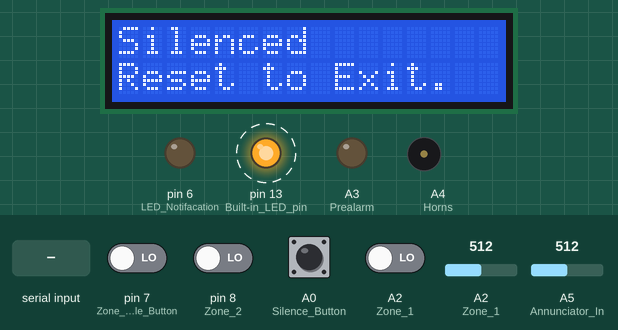
This sketch was run on a simulated Arduino Uno, built with avr-gcc and run on an emulated ATmega328P. Shown: 16×2 character LCD, output pins drawn as LEDs (lit = HIGH), buzzer (waves = sounding, pin HIGH). Dashed ring = blinking. The inputs (shaded band) are chosen by the test bench; at power-on: A0 (Silence_Button), A2 (Zone_1), pin 7 (Zone_Disable_Button), pin 8 (Zone_2) LOW, A5 (Annunciator_In) = 512, A2 (Zone_1) = 512. Pins used as bus, display or sensor lines are not drawn; what the sketch prints to the serial monitor is not drawn.

Above: at 1.2 s.
1.3 s: A5 (Annunciator_In) set to 1023
At 2.1 s:
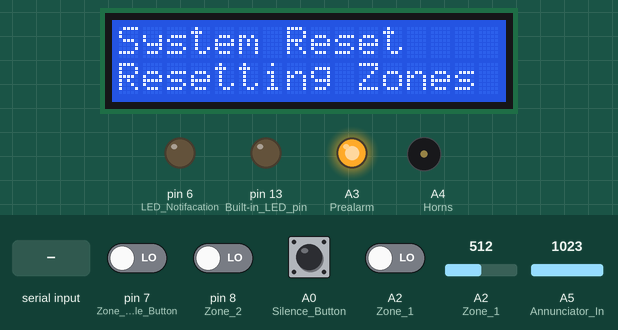
4.3 s: pin 7 (Zone_Disable_Button) driven HIGH and A2 (Zone_1) driven HIGH
7.3 s: "Silence" received over Serial
At 8.8 s:
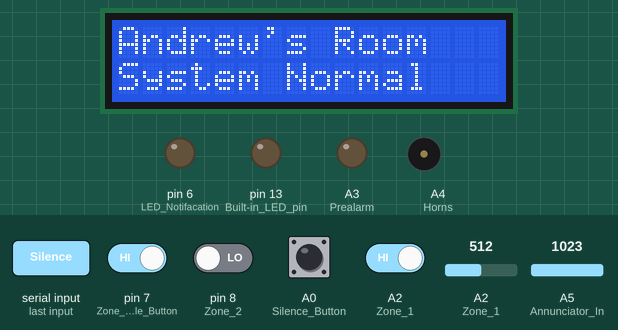
13.3 s: A2 (Zone_1) driven LOW
16.3 s: pin 8 (Zone_2) driven HIGH
At 18.0 s:
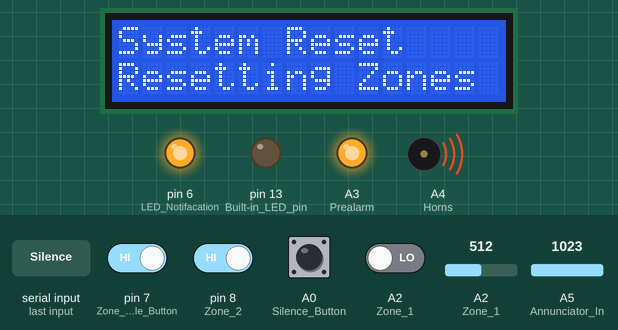
Timing chart, 0 to 20.3 s (numbered marks = the images above; inputs shaded):
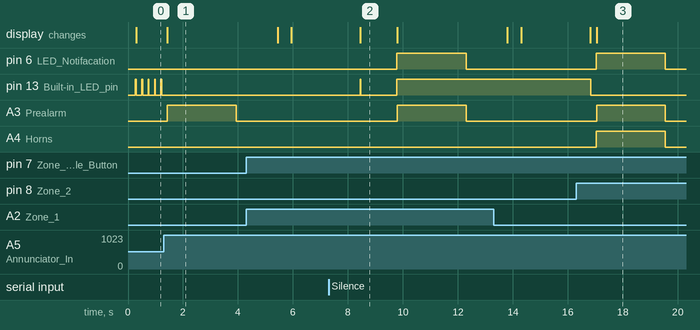

Measured:
- after the input at 1.3 s, pin 13 (Built-in_LED_pin): stops changing and stays LOW; A3 (Prealarm): LOW → HIGH after 0.14 s, → LOW 2.5 s later; the display: changes after 0.14 s (image 1)
- after the input at 7.3 s, A4 (Horns): stays LOW (without the input it goes to HIGH after 1.4 s)
- after the input at 16.3 s, pin 6 (LED_Notifacation), A4 (Horns): LOW → HIGH after 0.74 s, → LOW 2.5 s later
- by itself, pin 13 (Built-in_LED_pin): alternates HIGH for 0.03 s and LOW for 0.21 s
- what the display in image 2 shows lasts 1.3 s, from 8.5 s to 9.8 s

The sketch:

Fire_Alarm_Panel.ino
```cpp
// Hello there! It seems you have come to look at my code for my custom fire alarm control panel.
// NOTE: I wrote this code in 2018, when I was just getting started with Arduino, so some of this code is bad, incomplete, or non-functional.

// Usage:
// I do not care how you use this, as long as you do not make money off of it.

// How to make this work.
// 1. You will need an Arduino Uno, along with a lot of breadboard wires, resistors, breadboards, and patience.
// 2. All inputs must be tied to ground through a 10K resistor, to avoid the Arduino doing random things.
// 3. Hook up everything according to this pinout:

// LCD: rs = 12, en = 11, d4 = 5, d5 = 4, d6 = 3, d7 = 2
// A0: Silence button
// A1: Reset button
// A2: Your Zone 1 input. This only supports conventional pull stations.
// 8: Your Zone 2 input. This only supports conventional pull stations. This zone is also for supervisory only.
// 7: Zone Disable button. This is an input that will disable zones as you continue to press it, and then it will wrap around and everything will be active again.
// 6: Alarm indicator LED. Activates upon alarm condition.
// A4: Alarm Output. This can go into any 5 volt activated device that doesn't draw more power than Arduino can provide.
// A5: External annunciator input. I currrently do not remember the annunciator circuit, but whenever I do remember it, I will update this.
// 9 and 10: Zone power, 9 is for zone 1, 10 is for zone 2. These will provide 5 volts DC to a pull station if it is enabled. Without this, zone disabling would not work and the panel would get stuck in an activated loop.
// A3: Pre-Alarm output. If pre-alarm duration is greater than 0 milliseconds, this will provide output during that period.

// 4. Upload this sketch to the Arduino! Everything should work, but you may have to slightly modify my code to fit your needs.

// Thank you for checking out my fire alarm panel code, and happy tinkering! If there are any problems, please feel free to let me know.
// Also, I plan to add more comments to this in the future, but I just didn't feel like diving into this code to figure out what everything does again.


#include <LiquidCrystal.h>
const int rs = 12, en = 11, d4 = 5, d5 = 4, d6 = 3, d7 = 2; // These are the pinouts for the LCD screen. This is optional.
int preAlert = 0; //Time Before Alarm, in milliseconds.
int pointNum = 0;
String displayLine1 = "Andrew's Room";
String displayLine2 = "System Normal";
int oldval_Z1 = LOW;
int newval_Z1;
int oldval_Z2 = LOW;
int newval_Z2;
int oldval_Silence = LOW;
int newval_Silence;
int oldval_Reset = LOW;
int newval_Reset;
int zoneDisable_Counter = 3;
int oldval_zoneDisable = LOW;
int newval_zoneDisable;
 bool strobe = false;
String serialAnnunciatorText = "";
int Access = 1;
bool NAC1 = true;
bool NAC2 = true;
int Drill_minLevel = 3;
int zoneDisable_minLevel = 2;
int annunciatorIn_level = 0;
int LTchar;
int Alarm = 0;
byte LT[8] = { // This is a custom symbol for the LCD screen that is solid black. It is used to test that your LCD is functional.
  0b11111,
  0b11111,
  0b11111,
  0b11111,
  0b11111,
  0b11111,
  0b11111,
  0b11111
};


LiquidCrystal Display(rs, en, d4, d5, d6, d7);

void setup() {
  // put your setup code here, to run once:

  Display.begin(16, 2);
  Serial.begin(9600);
  pinMode(A0, INPUT); //Silence Button
  pinMode(A1, INPUT); //Reset Button
  pinMode(A2, INPUT); //Zone 1
  pinMode(8, INPUT); //Zone 2
  pinMode(7, INPUT); //Zone Disable Button
  pinMode(6, OUTPUT); //LED Notifacation
  pinMode(A4, OUTPUT); //Horns
  pinMode(13, OUTPUT); // Built-in LED pin
  pinMode(A5, INPUT); //Annunciator In
  pinMode(9, OUTPUT); //Z1 Power
  pinMode(10, OUTPUT); //Z2 Power
  pinMode(A3, OUTPUT); //Prealarm
  digitalWrite(9, HIGH);
  digitalWrite(10, HIGH);
  Display.createChar(1, LT);
  Display.clear();

  Serial.println("Normal");
}

void loop() {

  // put your main code here, to run repeatedly:
  delay(200);
  int dataAddress = analogRead(A2);
  int newval_Z1 = digitalRead(A2); //Check Z1
  int newval_Z2 = digitalRead(8); //Check Z2
  int newval_Silence = digitalRead(A0); //Check Silence
  int newval_Reset = digitalRead(7);
  annunciatorIn_level = analogRead(A5);
  if (Serial.available()) {
    delay(100);
    serialAnnunciatorText = Serial.readString();
  }
  if ((serialAnnunciatorText == "NAC1 Cut") and (Access > 2)) {
    NAC1 = false;
    Serial.println("NAC1 Disabled");
  }
  if ((serialAnnunciatorText == "NAC1 On") and (Access > 2)) {
    NAC1 = true;
    Serial.println("NAC1 Enabled");
  }
    if ((serialAnnunciatorText == "NAC2 Cut") and (Access > 2)) {
    NAC2 = false;
//    Serial.println("NAC2 Disabled");
  }
  if ((serialAnnunciatorText == "NAC2 On") and (Access > 2)) {
    NAC2 = true;
    Serial.println("NAC2 Enabled");
  }
  if (serialAnnunciatorText == "Unalarm") {
    Alarm = 0;
  }

  if ((newval_Z1 == HIGH) and (oldval_Z1 == LOW )){
    Alarm = 1;
    digitalWrite(13, HIGH); //Onboard Alert LED
    Display.clear();
    Display.write("Z1: PreAlm");
    Serial.println("Zone 2: R Heat");
    zoneDisable_Counter = 1;
    digitalWrite(A3, HIGH);
    delay(preAlert); // This can be set through the variable at the top of the code.
    Display.clear();
    Display.write("Z1: Pulls");
    Display.setCursor(0, 1);
    Display.write("Silence to quiet");
    digitalWrite(A3, LOW);
//        if (NAC1) {
          digitalWrite(A4, HIGH);
        //}
//        if (NAC2) {
          digitalWrite(6, HIGH);
        }

  if (newval_Z2 == HIGH) {
    Display.clear();
    Display.write("Supervisory");
    digitalWrite(A4, HIGH);
    digitalWrite(6, HIGH);
  }
  if (newval_Z2 == LOW)  {
    if (Alarm == 0) {
      Display.clear();
      Display.write("Andrew's Room");
      Display.setCursor(0, 1);
      Display.write("System Normal");
      digitalWrite(A4, LOW);
      digitalWrite(6, LOW);
    }
    if (Alarm == 1) {
      Display.clear();
      Display.write("Z1: Pulls");
      Display.setCursor(0, 1);
      Display.write("Silence to quiet");
    }
  }


  if ((newval_Silence == HIGH) && (oldval_Silence == LOW) or (serialAnnunciatorText == "Silence") or ((annunciatorIn_level > 399) and (annunciatorIn_level < 1022))){

    //digitalWrite(A3, HIGH);
    digitalWrite(A4, LOW);
    bool strobe = true;
    digitalWrite(13, HIGH); //Onboard Alert LED
    Display.clear();
    Display.write("Silenced");
    Serial.println("Silenced");
    Display.setCursor(0, 1);
    Display.write("Reset to Exit.");

    }
  if (serialAnnunciatorText == "5922") {
    Access = 1;
    Serial.println("Level 1: Basic Access");
  }
  if (serialAnnunciatorText == "8613") {
    Access = 2;
    Serial.println("Level 2: Mini Manager");
  }
  if (serialAnnunciatorText == "9218") {
    Access = 3;
    Serial.println("Level 3: Manager");
  }
  if (serialAnnunciatorText == "SERVICE 8675") {
    Access = 4;
    Serial.println("Level 4: SERVICE");
    delay(1000);
    Serial.println("Trouble: SERVICE");
    digitalWrite(13, HIGH);
    digitalWrite(A4, HIGH);
    Display.clear();
    Display.write("Service Mode");
  }
  if (serialAnnunciatorText == "Display Level") {
    Serial.print("Access Level: ");
    Serial.println(Access);
  }
   if ((newval_Reset == HIGH) or (serialAnnunciatorText == "Reset") or (annunciatorIn_level == 1023)){

    Display.clear();
    Display.write("System Reset");
    Display.setCursor(0, 1);
    Display.write("Resetting Zones");
    Serial.println("Resetting Zones");
    digitalWrite(A3, HIGH);
    digitalWrite(9, LOW);
    digitalWrite(10, LOW);
    delay(2500);
    digitalWrite(A4, LOW);
    digitalWrite(6, LOW);
    digitalWrite(A3, LOW);
    digitalWrite(9, HIGH);
    digitalWrite(10, HIGH);
    Alarm = 0;


    delay(1500);
    Serial.println("Final Checks...");
    Display.clear();
    Display.write("Initalizing...");
    Display.setCursor(0, 1);
    Display.write("Please Wait.");
    delay(500);
    Display.clear();
    for (LTchar=0;LTchar<16;LTchar++) {
      Display.write(byte(1));
    }
    Display.setCursor(0, 1);
    for (LTchar=0;LTchar<16;LTchar++) {
      Display.write(byte(1));
    }
    delay(2500);

    Display.clear();
    Display.write("Andrew's Room");
    Display.setCursor(0, 1);
    Display.write("System Normal");
    Serial.println("Normal");
    zoneDisable_Counter = 3;
    }


    if ((newval_zoneDisable == HIGH) && (oldval_zoneDisable == LOW) or ((serialAnnunciatorText == "Zone Disable") and Access >= 2)){
      ++zoneDisable_Counter;
      Serial.println("Zone may be disabled. See panel for details.");
    }
    if ((newval_zoneDisable == HIGH) && (oldval_zoneDisable == LOW) or (serialAnnunciatorText == "Zone Disable") and Access == 1){
      Serial.println("ERROR: No zone disable can be issued from Level 1.");
    }
    noInterrupts();
      if (zoneDisable_Counter == 1){
      digitalWrite(9,LOW);
      digitalWrite(10,HIGH);

      }if (zoneDisable_Counter == 2){
      digitalWrite(9,HIGH);
      digitalWrite(10,LOW);

      }if (zoneDisable_Counter == 3){
      digitalWrite(9,HIGH);
      digitalWrite(10,HIGH);

      }if (zoneDisable_Counter == 4){
        digitalWrite(9,LOW);
        digitalWrite(10,LOW);
        }if (zoneDisable_Counter == 5){
          zoneDisable_Counter = 1;
        }
        interrupts();


        if ((newval_Silence == HIGH) && (oldval_Silence == LOW) && (newval_Reset == HIGH) && (oldval_Reset == LOW)) { //Drill System
          delay(200);
          digitalWrite(9, LOW);
          digitalWrite(10, LOW);
          digitalWrite(A3, HIGH);
          digitalWrite(6, HIGH);
          digitalWrite(A4, HIGH);
          Display.clear();
          Display.write("Fire Drill On ");
          Display.setCursor(0, 1);
          Display.write("Reset to Exit.");
          Serial.println("Drill");
        }
        if ((newval_Silence == HIGH) && (oldval_Silence == LOW) && (newval_zoneDisable == HIGH) && (oldval_zoneDisable == LOW)) { //Drill System
          delay(200);
          digitalWrite(A4, HIGH);
         Display.clear();
          Display.write("NAC1 manual.");
          Display.setCursor(0, 1);
          Display.write("Reset to exit.");
          Serial.println("NAC1 Manual. Reset to Exit.");
        }
      if ((Access >=Drill_minLevel) and (serialAnnunciatorText == "Drill")) {
        Serial.println("Drill in 3 secs");
        delay(3000);
        Serial.println("Fire Drill");
        if (NAC1) {
          digitalWrite(A4, HIGH);
        }
        if (NAC2) {
          digitalWrite(6, HIGH);
        }
      }
      if ((Access == 4) and (serialAnnunciatorText == "Drill: 1")) {
        Drill_minLevel = 1;

      }
      if ((Access == 4) and (serialAnnunciatorText == "Drill: 2")) {
        Drill_minLevel = 2;

      }
      if ((Access == 4) and (serialAnnunciatorText == "Drill: 3")) {
        Drill_minLevel = 3;

      }
      if ((Access == 4) and (serialAnnunciatorText == "Drill: 4")) {
        Drill_minLevel = 4;

      }
      if ((Access == 4) and (serialAnnunciatorText == "Zone Disable: 1")) {
        zoneDisable_minLevel = 1;
      }if ((Access == 4) and (serialAnnunciatorText == "Zone Disable: 2")) {
         zoneDisable_minLevel = 2;
      }
      if ((Access == 4) and (serialAnnunciatorText == "Zone Disable: 3")) {
        zoneDisable_minLevel = 3;
      }if ((Access == 4) and (serialAnnunciatorText == "Zone Disable: 4")) {
         zoneDisable_minLevel = 4;
      }
 digitalWrite(13, HIGH);
 delay(20);
 digitalWrite(13, LOW);

 int oldval_Z1 = newval_Z1;
 int oldval_Z2 = newval_Z2;
 int oldval_Silence = newval_Silence;
 int oldval_Reset = newval_Reset;
 int oldval_zoneDisable = newval_zoneDisable;
 serialAnnunciatorText = "";

}
```
